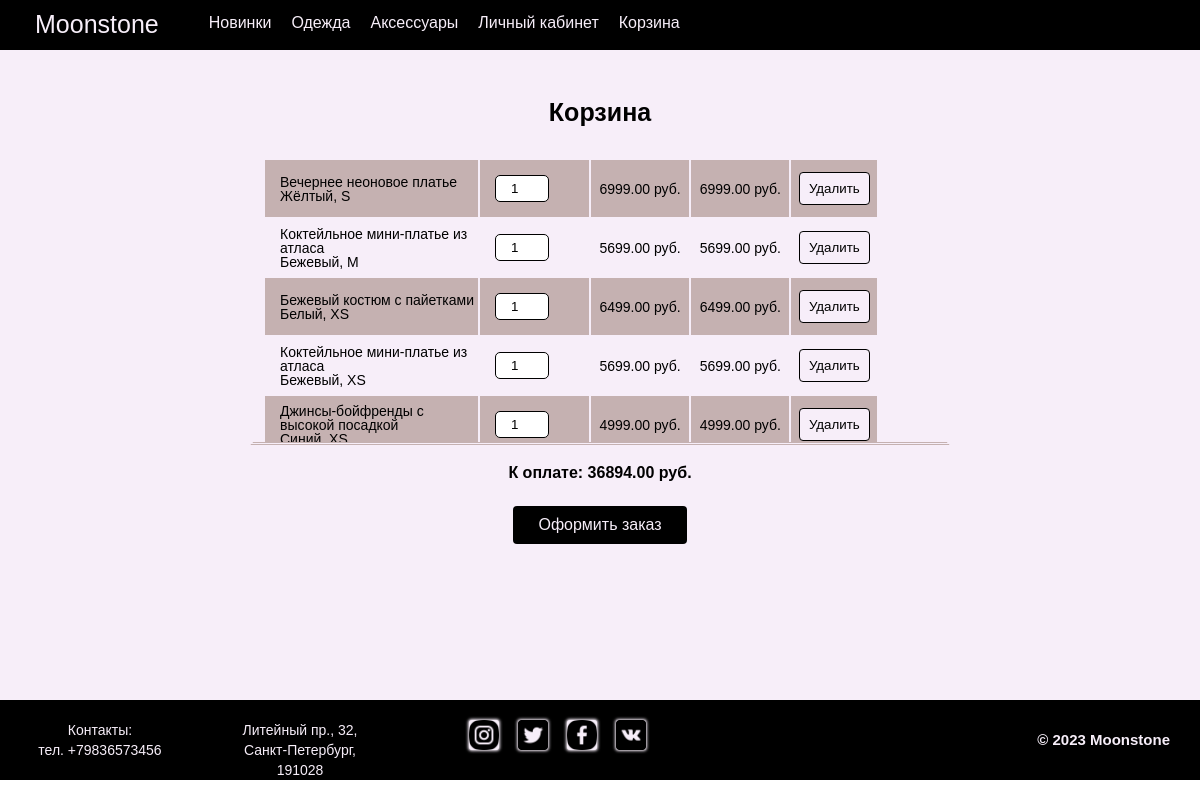
The app's page /cart/ (signed in) with its own data.
### shop/models.py (models this page shows, shortened)
class Cart(models.Model):
    user = models.ForeignKey(User, on_delete=models.CASCADE)
    product = models.ForeignKey(Product, on_delete=models.CASCADE)
    quantity = models.IntegerField(default=1)
    created_at = models.DateTimeField(auto_now_add=True)
    color = models.CharField(max_length=50, default='Белый', null=True)
    size = models.CharField(max_length=20, default='One',null=True)
    def get_total_price(self):
        return self.product.price * self.quantity
    def get_cart_total(self):
        return sum(item.get_total_price() for item in Cart.objects.filter(user=self.user))

class Product(models.Model):
    name = models.CharField(max_length=255)
    description = models.TextField()
    price = models.DecimalField(max_digits=10, decimal_places=2)
    image = models.ImageField(upload_to='product_images', storage=fs)
    color = models.CharField(max_length=50, default='Белый', null=True)
    size = models.CharField(max_length=20, default='One',null=True)

### shop/views.py (the view, shortened to what this page needs)
# urls.py: path('cart/', views.cart_detail, name='cart_detail'),
@login_required
def cart_detail(request):
    cart = Cart.objects.filter(user=request.user).all()
    context = {
        'cart': cart,
    }
    return render(request, 'shop/cart_detail.html', context)

### templates/shop/cart_detail.html (shortened to what this page needs)
{% extends 'shop/base.html' %}
{% load static %}
{% block content %}
<div class="cart__body">
  <h1>Корзина</h1>
  {% if cart %}
  <table>
    <tbody>
      {% for item in cart %}
      <tr>
        <td>{{ item.product.name }} <br> {{ item.color }}, {{ item.size }}</td>
        <td>
          <form method="POST" action="{% url 'shop:cart_detail' %}" class="update-form">
            <input type="number" name="quantity" value="{{ item.quantity }}" min="1" max="10" step="1" class="quantity-input">
          </form>
        </td>
        <td class="price">{{ item.product.price }} руб.</td>
        <td class="total-price">{{ item.get_total_price }} руб.</td>
        <td>
          <form method="POST" action="{% url 'shop:cart_detail' %}">
            <button class="cart__delete" type="submit">Удалить</button>
          </form>
        </td>
      </tr>
      {% endfor %}
    </tbody>
  </table>
  <p class="cart__price">К оплате: {{ cart.0.get_cart_total }} руб.</p>
  <form class="cart__checkout" method="post" action="{% url 'shop:checkout' %}">
    <button class="cart__checkout__button">Оформить заказ</button>
  </form>
  {% else %}
  <div class="button__cart">
    <p>В вашей корзине нет покупок</p>
    <button class="button__cart__get"> <a href="{% url 'shop:product_list_2' %}" class="btn btn-primary">Перейти к покупкам</a></button>
  </div>
  {% endif %}
</div>
{% endblock %}

### static/css/style.css (style rules this page uses)
* { padding: 0; margin: 0; border: 0; }
*, *:before, *:after { -moz-box-sizing: border-box; -webkit-box-sizing: border-box; box-sizing: border-box; }
html, body { height: 100%; width: 100%; font-size: 100%; line-height: 1; font-size: 14px; -ms-text-size-adjust: 100%; -moz-text-size-adjust: 100%; -webkit-text-size-adjust: 100%; }
input, button, textarea { font-family: inherit; }
button { cursor: pointer; }
h1, h2, h3, h4, h5, h6 { font-size: inherit; font-weight: 400; }
body { font-family: 'Gilroy-Medium', sans-serif; }
.cart__body { background-color: #f7eef9; padding-top: 50px; position: relative; height: 700px; padding-bottom: 100px; text-align: center; max-width: 100%; }
.cart__body h1 { padding-top: 50px; padding-bottom: 20px; font-size: 25px; font-weight: 700; }
.cart__body table { table-layout: auto; max-width: 700px; margin: 0 auto; border-collapse: collapse; border: 3px solid #f7eef9; max-height: 300px; overflow-y: auto; display: flex; border-bottom: 3px solid #c5b1b1; border-style: double; padding: 10px; }
.cart__body tr { height: 50px; text-align: left; padding-left: 20px; border: 2px solid #f7eef9; }
.cart__body tr:nth-child(odd) { background-color: #c5b1b1; }
.cart__body tr:nth-child(even) { background-color: #f7eef9; }
.cart__body td { border: 2px solid #f7eef9; text-align: center; }
.cart__body td:first-child { width: 35%; padding-left: 15px; text-align: left; }
.cart__body form input[type="number"] { display: block; width: 50%; padding: 5px; margin: 15px; border: 1px solid #000; border-radius: 5px; text-align: center; }
.cart__delete { padding: 8px 9px; border: 1px solid #000; border-radius: 4px; background-color: #f7eef9; }
.cart__price { padding-top: 20px; font-size: 16px; font-weight: 700; }
.cart__checkout { margin: 20px; padding: 5px 25px; border-radius: 4px; color: #f7eef9; font-size: 16px; }
.cart__checkout__button { padding: 10px 25px; border-radius: 4px; background-color: #000000; color: #f7eef9; font-size: 16px; }
.history__body table, th, td { border: 1px solid #f7eef9; }

### records on screen
Cart: product.name "Вечернее неоновое платье", color "Жёлтый", size "S", quantity "1", product.price "6999.00", get_total_price "6999.00", user+product+quantity "36894.00"
Cart: product.name "Коктейльное мини-платье из атласа", color "Бежевый", size "M", quantity "1", product.price "5699.00", get_total_price "5699.00"
Cart: product.name "Бежевый костюм с пайетками", color "Белый", size "XS", quantity "1", product.price "6499.00", get_total_price "6499.00"
Cart: product.name "Коктейльное мини-платье из атласа", color "Бежевый", size "XS", quantity "1", product.price "5699.00", get_total_price "5699.00"
Cart: product.name "Джинсы-бойфренды с высокой посадкой", color "Синий", size "XS", quantity "1", product.price "4999.00", get_total_price "4999.00"
